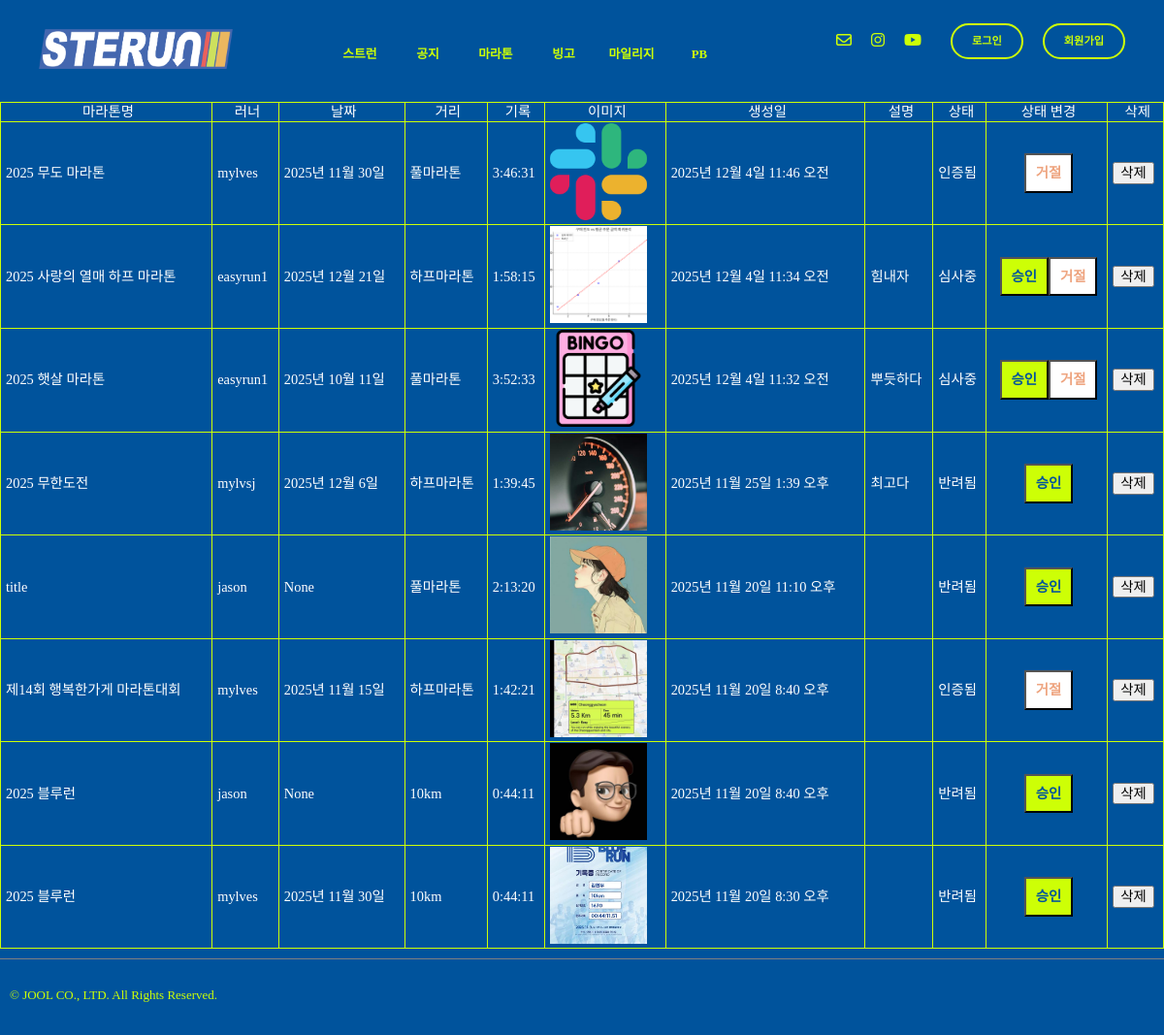
Screenshot of /runres/runPbCheck/ with the database file from the repository.
### record/models.py (models this page shows, shortened)
class PersonalRecord(models.Model):
    STATUS_CHOICES = [
        ('pending', '심사중'),
        ('verified', '인증됨'),
        ('rejected', '반려됨'),
    ]
    CATEGORY_CHOICES = [
        ('10K', '10km'),
        ('HM', '하프마라톤'),
        ('FM', '풀마라톤'),
    ]
    event_name = models.CharField(max_length=50)
    runner = models.ForeignKey(settings.AUTH_USER_MODEL,on_delete=models.CASCADE)
    category = models.CharField(max_length=5, choices=CATEGORY_CHOICES)
    date = models.DateField(blank=True, null=True)
    record = models.DurationField()  # 시간 기록
    status = models.CharField(
        max_length=10,
        choices=STATUS_CHOICES,
        default='pending'
    )
    evidence_url = ResizedImageField(size=[500,500], upload_to="record", blank=False)
    created_at = models.DateTimeField(auto_now_add=True)
    desc = models.TextField(blank=True)
    class Meta:
        constraints = [
            UniqueConstraint(fields=['runner', 'category'], name='unique_user_category')
        ]

### record/views.py (the view)
# urls.py: path('runPbCheck/', views.runPbCheck, name="runPbCheck"),
def runPbCheck(request):
    record = PersonalRecord.objects.order_by('-created_at')
    return render(request,"admin/run_pb_check.html", {"record":record})

### templates/admin/run_pb_check.html (shortened to what this page needs)
{% extends "base.html" %}
{% load static %}
{% block content %}
  <div class="space-h30"></div>
  <table class="record-check-table">
    <thead>
      <tr>
        <th>마라톤명</th>
        <th>러너</th>
        <th>날짜</th>
        <th>거리</th>
        <th>기록</th>
        <th>이미지</th>
        <th>생성일</th>
        <th>설명</th>
        <th>상태</th>
        <th>상태 변경</th>
        <th>삭제</th>
      </tr>
    </thead>
    {% for data in record %}
      <tbody>
        <tr>
          <td>{{ data.event_name }}</td>
          <td>{{ data.runner }}</td>
          <td>{{ data.date }}</td>
          <td>{{ data.get_category_display }}</td>
          <td>{{ data.record }}</td>
          <td>
            <a href="{{ data.evidence_url.url }}" target="_blank">
              <img src="/media/{{ data.evidence_url }}" alt="logo-top" height="100px" width="100px">
            </a>
          </td>
          <td>{{ data.created_at }}</td>
          <td>{{ data.desc }}</td>
          <td>{{ data.get_status_display }}</td>
          <td>
            {% if data.status == 'pending' %}
              <div class="flex-row-center">
                <form action="{% url 'runres:pbConfirm' data.id %}" method="post">
                  <button type="submit" class="yes-btn">승인</button>
                </form>
                <form action="{% url 'runres:pbReject' data.id %}" method="post">
                  <button type="submit" class="no-btn">거절</button>
                </form>
              </div>
            {% elif data.status == 'verified' %}
              <form action="{% url 'runres:pbReject' data.id %}" method="post">
                <div class="flex-row-center">
                  <button type="submit" class="no-btn">거절</button>
                </div>
              </form>
            {% else %}
              <form action="{% url 'runres:pbConfirm' data.id %}" method="post">
                <div class="flex-row-center">
                  <button type="submit" class="yes-btn">승인</button>
                </div>
              </form>
            {% endif %}
          </td>
          <td>
            <button onclick="openDeleteModal('{{ data.id }}')" class="btn-delete">
              삭제
            </button>
          </td>
        </tr>
      </tbody>
    {% endfor %}
  </table>
{% endblock content %}

### templates/base.html (shortened to what this page needs)
<!DOCTYPE html>
{% load static %}
<html lang="en">
  <head>
    <link href="https://hangeul.pstatic.net/hangeul_static/css/nanum-square-neo.css" rel="stylesheet">
    <link rel="stylesheet" type="text/css" href="{% static 'css/joolmag.css' %}"/>
    <link rel="stylesheet" type="text/css" href="{% static 'css/normalize.css' %}"/>
    <link rel="stylesheet" type="text/css" href="{% static 'css/article.css' %}"/>
  </head>
  <body id="content" class="mainbg">
    <div class="main-view">
      <div class="info-container">
        <div class="sterun-logo-m">
          <a href={% url "index" %}>
            <img src="{% static "img/index_logo.png" %}" alt="logo-top" height="auto" width="auto">
        </div>
        <div class="j-nav-items fade-in-up-short1">
          <div class="j-nav-item">
            <a href="{% url 'index' %}">스트런</a>
          </div>
          <div class="j-nav-item">
            <a href="{% url 'article:article' %}">공지</a>
          </div>
          <div class="j-nav-item">
            {% if user.is_authenticated %}
              <a href="{% url 'marathon:marathon_list' %}">마라톤</a>
            {% else %}
              <a href="{% url 'users:login' %}">마라톤</a>
            {% endif %}
          </div>
          <div class="j-nav-item">
            {% if user.is_authenticated %}
              <a href="{% url 'bingo:bingo' request.user.pk %}">빙고</a>
            {% else %}
              <a href="{% url 'users:login' %}">빙고</a>
            {% endif %}
          </div>
          <div class="j-nav-item">
            {% if user.is_authenticated %}
              <a href="{% url 'runres:recordRank' %}">마일리지</a>
            {% else %}
              <a href="{% url 'users:login' %}">마일리지</a>
            {% endif %}
          </div>
          <div class="j-nav-item">
            {% if user.is_authenticated %}
              <a href="{% url 'runres:pbRank' %}">PB</a>
            {% else %}
              <a href="{% url 'users:login' %}">PB</a>
            {% endif %}
          </div>
        </div>
        <div class="login-sns-box">
          <div class="info-icons">
            <div class="info-icon">
              <i class="fa-regular fa-envelope"></i>
            </div>
            <div class="info-icon">
              <a href="https://www.instagram.com/hyunwoo_05/" target="_blank">
                <i class="fa-brands fa-instagram"></i>
              </a>
            </div>
            <div class="info-icon">
              <i class="fa-brands fa-youtube"></i>
            </div>
          </div>
          <div class="login-box">
            {% if user.is_authenticated %}
              <a href="{% url 'users:logout' %}">
                <div class="login-btn">{{ request.user.username }}
                  님 로그아웃</div>
              </a>
            {% else %}
              <a href="{% url 'users:login' %}">
                <div class="login-btn">로그인</div>
              </a>
              <a href="{% url 'users:signup' %}">
                <div class="login-btn">회원가입</div>
              </a>
            {% endif %}
          </div>
        </div>
      </div>
      {% block content %}{% endblock content %}
    </div>
  </body>
  <footer>
    <div class="rights">
      <p>© JOOL CO., LTD. All Rights Reserved.</p>
    </div>
  </footer>
</html>

### static/css/joolmag.css (style rules this page uses)
:root { --j-pink: #eea47f; --blue: #1e90ff; --white: #ffffff; --black: black; --jblue: #00539c; --jlightgreen: #cdff06; --kakaoyellow: #f7e600; --jdeepblue: #013563; }
* { font-family: "Escoredream"; font-weight: 300; }
a { text-decoration-line: none; color: var(--text-color); }
html { overflow-y: scroll; }
img { object-fit: cover; }
button { cursor: pointer; position: relative; }
.main-view { min-height: 100vh; }
.space-h30 { height: 30px; }
.flex-row-center { display: flex; width: 100%; justify-content: center; }
.mainbg { background-color: var(--jblue); margin: 0; padding: 0; overflow-y: auto; overflow-x: auto; }
.main-view { min-height: 90vh; }
footer { padding: 10px 0 10px 10px; margin: 10px 0 10px 0; border-top: grey solid 1px; }
.login-sns-box { display: flex; flex-direction: row; }
.sterun-logo-m { text-align: center; padding: 20px 0 0 20px; }
.sterun-logo-m > a > img { width: 200px; }
.info-container { display: flex; align-items: center; justify-content: space-between; margin: 10px 40px 0 20px; }
.info-icons { display: flex; align-items: center; }
.info-icon { color: var(--jlightgreen); margin: 0 10px 0 10px; }
.j-nav-items { display: flex; color: var(--jlightgreen); margin: 30px 0 20px 0; }
.j-nav-item { font-size: 1.3rem; text-align: center; padding: 0 30px 0 30px; }
.j-nav-item a { font-weight: 600; }
.j-nav-item a:after { display: block; content: ""; border-bottom: solid 1px var(--jlightgreen); transform: scaleX(0); transition: transform 250ms ease-in-out; margin-top: -12px; }
.rights { margin: 20px 0 0 0; color: var(--jlightgreen); font-size: 13px; }
.login-box { display: flex; flex-direction: row; }
.login-btn { font-size: 0.7rem; color: var(--jlightgreen); font-weight: 700; border: var(--jlightgreen) solid 2px; border-radius: 50px; padding: 10px 20px 10px 20px; margin-left: 20px; }
.fade-in-up-short1 { opacity: 0; transform: translateY(5px); animation: fadeInUp 0.8s ease-out forwards; animation-delay: 0.3s; }
.record-check-table { color: var(--white); font-size: 0.9rem; width: 100%; border: 1px solid var(--jlightgreen); border-collapse: collapse; }
th, td { border: 1px solid var(--jlightgreen); border-collapse: collapse; padding-left: 5px; }
.yes-btn { color: var(--jblue); background-color: var(--jlightgreen); font-weight: 700; padding: 10px 10px 10px 10px; }
.no-btn { color: var(--j-pink); background-color: var(--white); font-weight: 700; padding: 10px 10px 10px 10px; }
.j-nav-items > div > a { font-size: 1.2rem; font-weight: 700; }
@media (max-width: 1360px) { .j-nav-item { width: 50px; padding: 0 10px 0 10px; } }
@media (max-width: 1360px) { .j-nav-items > div > a { font-size: 0.8rem; } }

### static/css/article.css (style rules this page uses)
:root { --j-pink: #eea47f; --blue: #1e90ff; --white: #ffffff; --black: black; --jblue: #00539c; --jlightgreen: #cdff06; --kakaoyellow: #f7e600; --jdeepblue: #013563; }
* { font-family: "Escoredream"; font-weight: 300; }
html { overflow-y: scroll; }
.mainbg { background-color: var(--jblue); margin: 0; padding: 0; overflow-y: auto; overflow-x: auto; }
.rights { margin: 20px 0 0 0; color: var(--jlightgreen); font-size: 13px; }

### rows the page displays
PersonalRecord: event_name "2025 무도 마라톤", runner "mylves", date "2025년 11월 30일", category "풀마라톤", record "3:46:31", evidence_url (picture), created_at "2025년 12월 4일 11:46 오전", status "인증됨", shows "거절"
PersonalRecord: event_name "2025 사랑의 열매 하프 마라톤", runner "easyrun1", date "2025년 12월 21일", category "하프마라톤", record "1:58:15", evidence_url (picture), created_at "2025년 12월 4일 11:34 오전", desc "힘내자", status "심사중", shows "승인"
PersonalRecord: event_name "2025 햇살 마라톤", runner "easyrun1", date "2025년 10월 11일", category "풀마라톤", record "3:52:33", evidence_url (picture), created_at "2025년 12월 4일 11:32 오전", desc "뿌듯하다", status "심사중", shows "승인"
PersonalRecord: event_name "2025 무한도전", runner "mylvsj", date "2025년 12월 6일", category "하프마라톤", record "1:39:45", evidence_url (picture), created_at "2025년 11월 25일 1:39 오후", desc "최고다", status "반려됨", shows "승인"
PersonalRecord: event_name "title", runner "jason", date "None", category "풀마라톤", record "2:13:20", evidence_url (picture), created_at "2025년 11월 20일 11:10 오후", status "반려됨", shows "승인"
PersonalRecord: event_name "제14회 행복한가게 마라톤대회", runner "mylves", date "2025년 11월 15일", category "하프마라톤", record "1:42:21", evidence_url (picture), created_at "2025년 11월 20일 8:40 오후", status "인증됨", shows "거절"
PersonalRecord: event_name "2025 블루런", runner "jason", date "None", category "10km", record "0:44:11", evidence_url (picture), created_at "2025년 11월 20일 8:40 오후", status "반려됨", shows "승인"
PersonalRecord: event_name "2025 블루런", runner "mylves", date "2025년 11월 30일", category "10km", record "0:44:11", evidence_url (picture), created_at "2025년 11월 20일 8:30 오후", status "반려됨", shows "승인"
